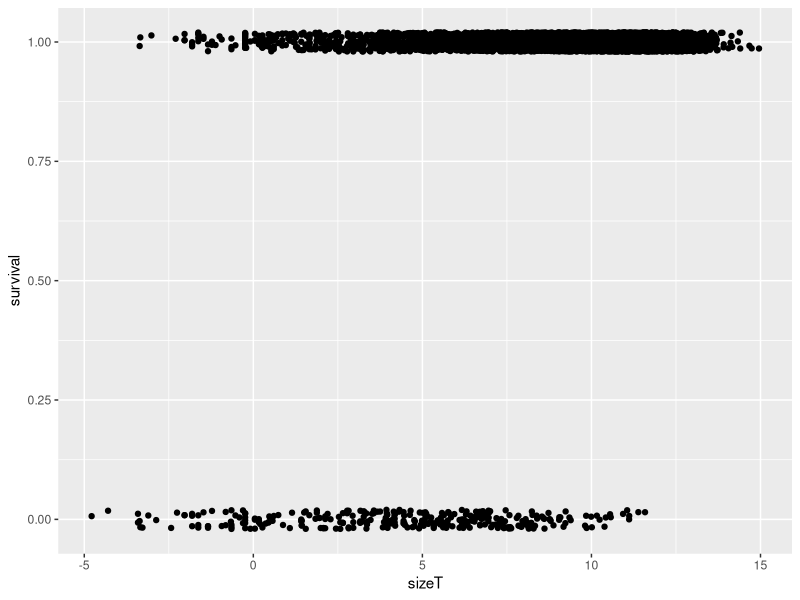

Generate this figure with R:
## ---- chunk 1
knitr::opts_chunk$set(echo = TRUE)
knitr::knit_hooks$set(
  source = function(x, options) {
    hook.r = function(x, options) {
      fence <- "```"
      language = tolower(options$engine)
      if (language == 'node') language = 'javascript'
      if (!options$highlight) language = 'text'
      if(!is.null(options$foldcode)) {
      paste0('\n\n', "<details><summary>Hint</summary>\n", fence, language, '\n', x, fence,  '\n\n', "</details>\n")
      } else {
              paste0('\n\n', fence, language, '\n', x, fence,  '\n\n')
      }
    }
    x = knitr:::hilight_source(x, 'markdown', options)
    hook.r(
      paste(c(
        x, 
        ''
      ), collapse = '\n'), 
      options
    )
  }
)


## ---- chunk 2
# dplyr option: use %>% filter()

# base option: try df[which(),]

## ---- chunk 3
# if there's no 0 or 1 in the column it contains NA, so filter out all entries with NA and you're good!

## ---- chunk 4
library(ggplot2)
df <- read.csv("OPIM_indiv_data.csv")
ggplot(df) +
  geom_jitter(aes(x = sizeT, y = survival), height = 0.02)
## ---- chunk 5
# The dataframe includes 3 columns with information on other vital rates (flower probability, flower numbers and size in the next year). We assume for now that these vital rates do not have an effect on survival probability
## ---- chunk 6
# The remaining columns are plantID, Plot, and yearT.
# individual plants could be better at surviving than others (because of location, genetics etc.)
# individuals in different plots could have different survival probabilities, because the plot is located in a dryer/wetter location, more/less trampling by people/grazers etc.
# year could also have an effect. Even though we are trying to include a climate driver later on, we won't be able to include all the differences from one year to the next. Including year will therefore form a sort of grouping variable for everything that changes from year to year, that we are not modelling
## ---- chunk 7
# Option 1:
# Here we have added Plot as a fixed effect

mod1 <- glm(survival ~ sizeT + Plot, data = df, family = "binomial")

summary(mod1)

#Option 2:
# Here year is a random effect

mod2 <- lme4::glmer(survival ~ sizeT + (1|yearT), data = df, family = "binomial")

summary(mod2)

## ---- chunk 8
# model 1 has an AIC score of ~1799. 
# model 2 has a lower AIC score, of ~1715 and is therefore better
## ---- chunk 9
# Try the select() function. To deselect a column, but a '-' in front of it
## ---- chunk 10
# Use the left_join() function
## ---- chunk 11
# Use the 'by' argument to specify the column names that contain the same information.
## ---- chunk 12
# Look at the estimates of the intercept, size slope and fixed effects, as well as changes in std.Error and p-value (Pr(>|z|)) column.
## ---- chunk 13
# Look at the changes in the variance of the random effects
## ---- chunk 14
# Have a look at the vertical distance between the different lines. Is this distance always the same size?
